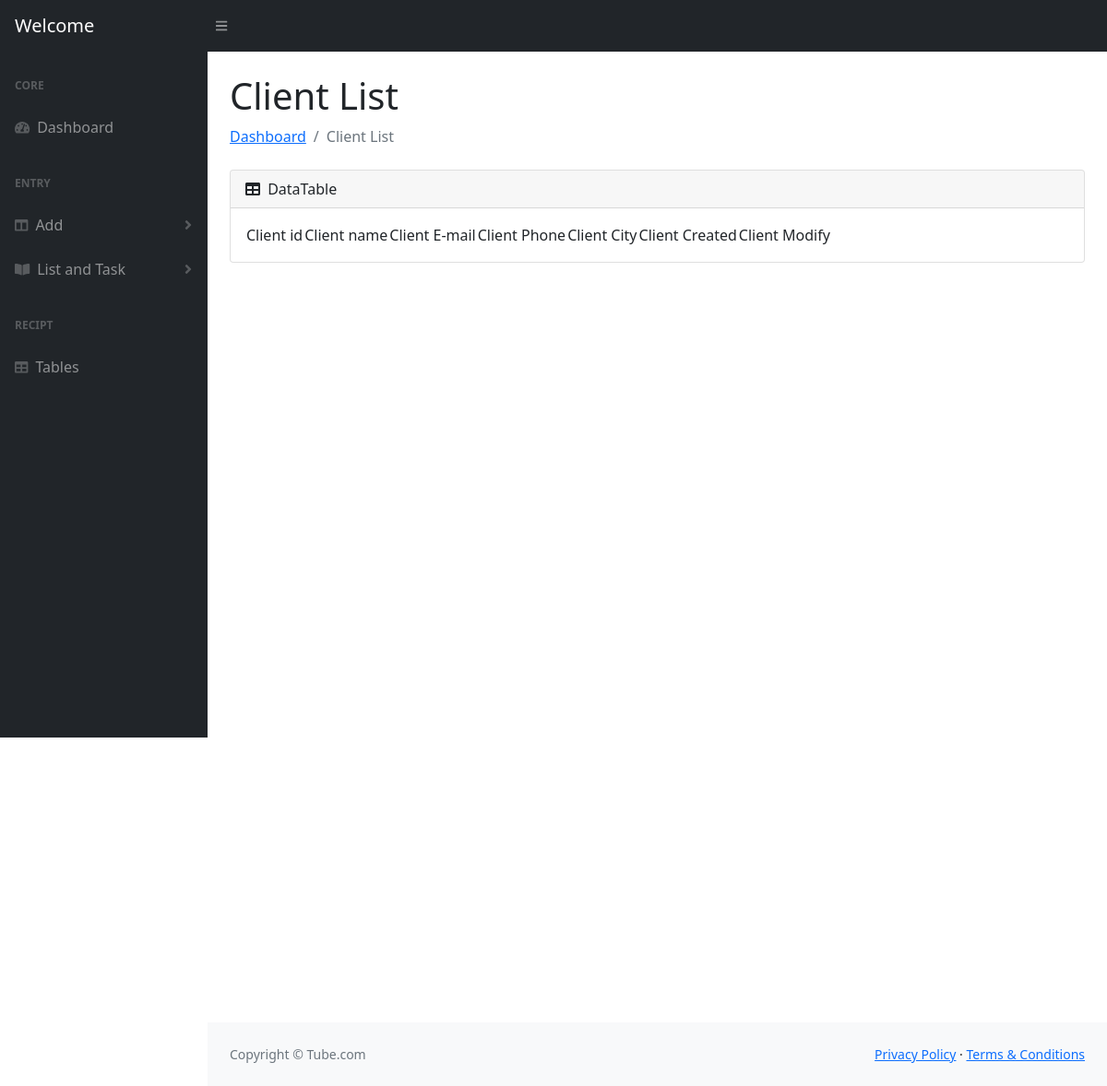
The page /vclient on the database as committed earlier.
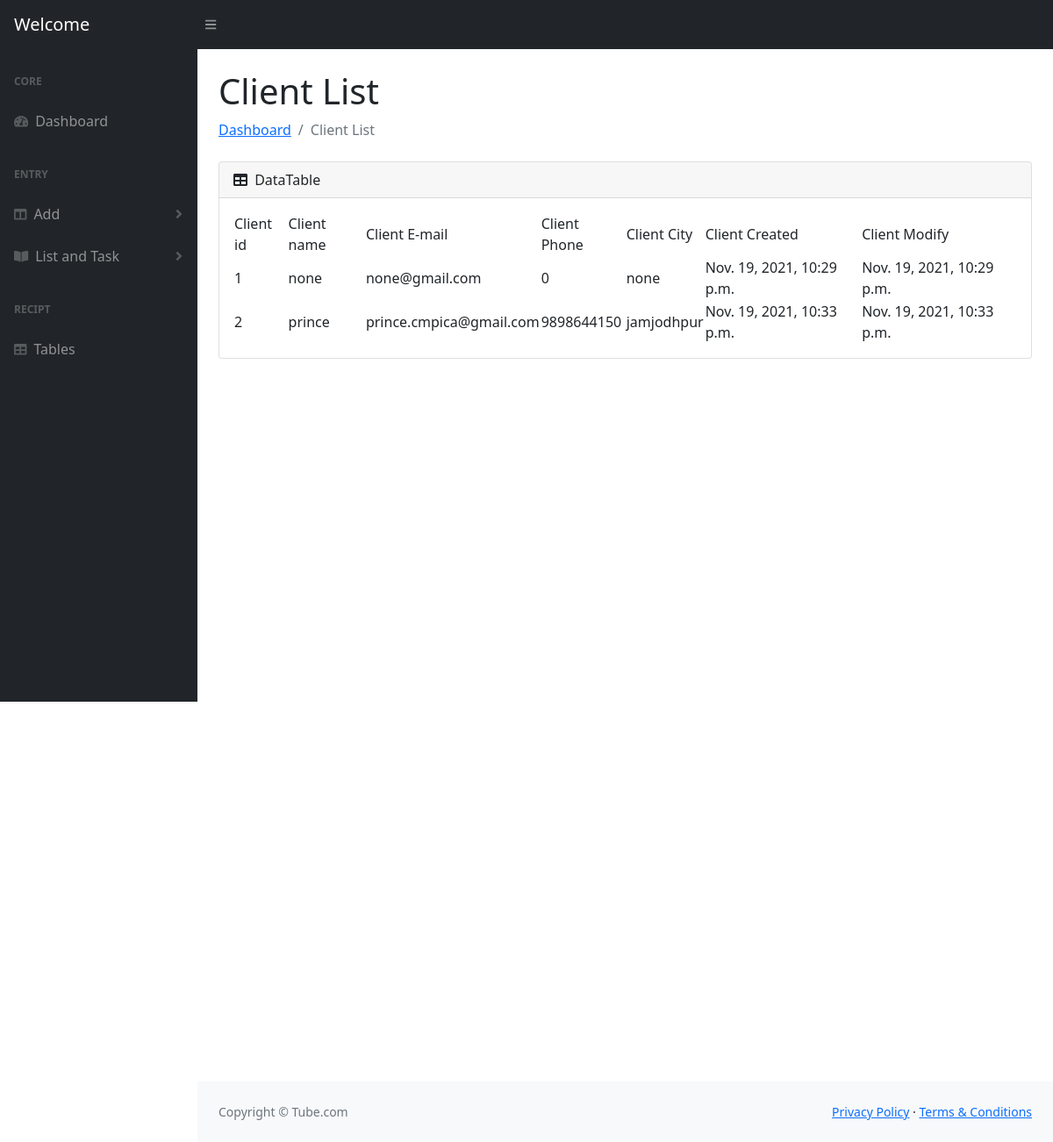
The same page on the database as committed later.
### moduls/models.py (models this page shows)
class Client(models.Model):
    clientid = models.AutoField(primary_key=True)
    clientname = models.CharField(max_length=50)
    compenyname = models.CharField(max_length=50)
    email = models.EmailField(unique=True)
    phone = models.IntegerField()
    address = models.CharField(max_length=100)
    clientcity = models.CharField(max_length=40)
    clientcountry = models.CharField(max_length=40)
    created = models.DateTimeField(auto_now_add=True)
    modify = models.DateTimeField(auto_now=True)

### moduls/views.py (the view)
# urls.py: path('vclient',views.vclient,name = "vclient"),
def vclient(request):
    if request.method == 'POST':
        return render(request,'vclient.html')
    else:
        role1 = Client.objects.all()
        return render(request, 'vclient.html',{'role1': role1})

### moduls/templates/vclient.html (shortened to what the changed rows need)
<!DOCTYPE html>
<html lang="en">
{% load static %}
    <head>
        <link href="https://cdn.jsdelivr.net/npm/simple-datatables@latest/dist/style.css" rel="stylesheet" />
        <link href="{% static 'css/styles.css' %}" rel="stylesheet" />
    </head>
    <body class="sb-nav-fixed">
        <div id="layoutSidenav">
            <div id="layoutSidenav_content">
                <main>
                    <div class="container-fluid px-4">
 <h1 class="mt-4">Client List</h1>
                        <div class="card mb-4">
                            <div class="card-body">
                               <table id="datatablesSimple">
                                    {% for temp in role1 %}
                                   <tr>
                                        <td>{{temp.clientid}}</td>
                                        <td>{{temp.clientname}}</td>
                                        <td>{{temp.email}}</td>
                                        <td>{{temp.phone}}</td>
                                        <td>{{temp.clientcity}}</td>
                                        <td>{{temp.created}}</td>
                                        <td>{{temp.modify}}</td>
                                   </tr>
                                    {% endfor %}
                               </table>
                            </div>
                        </div>
                    </div>
                </main>
            </div>
        </div>
    </body>
</html>

Rows that differ between the two databases and show on the page:
added Client: clientid "1", clientname "none", email "none@gmail.com", phone "0", clientcity "none", created "Nov. 19, 2021, 10:29 p.m.", modify "Nov. 19, 2021, 10:29 p.m."
added Client: clientid "2", clientname "prince", email "prince.cmpica@gmail.com", phone "9898644150", clientcity "jamjodhpur", created "Nov. 19, 2021, 10:33 p.m.", modify "Nov. 19, 2021, 10:33 p.m."
